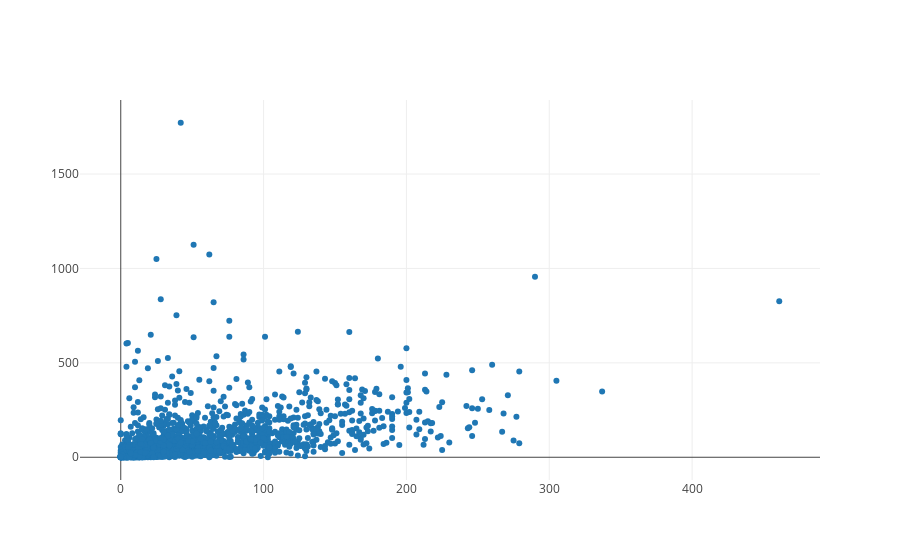

Notebook code cell kept with this figure:
### Markdown cell above
> Once we have written the above code, we'll be ready to plot this data. Press shift + enter on the code below and you should see all movies in a graph.

### Code cell
from graph import plot
from plotly.offline import iplot, init_notebook_mode
init_notebook_mode(connected=True)

plot([revenues_per_budgets_trace])

### Figure 1 — Plotly figure (JSON) as saved in the notebook; plotly's stock layout.template omitted (floating-point values rounded to 4 significant figures; data arrays with more than 128 entries replaced by an {"elided": "..."} marker saying what was removed)
{"data": [{"mode": "markers", "name": "data", "text": {"elided": "1776 str values"}, "type": "scatter", "uid": "2894f3bc-5e25-49eb-bd4b-48dffc4a9343", "x": {"elided": "1776 int values"}, "y": {"elided": "1776 float values"}}], "layout": {}}
